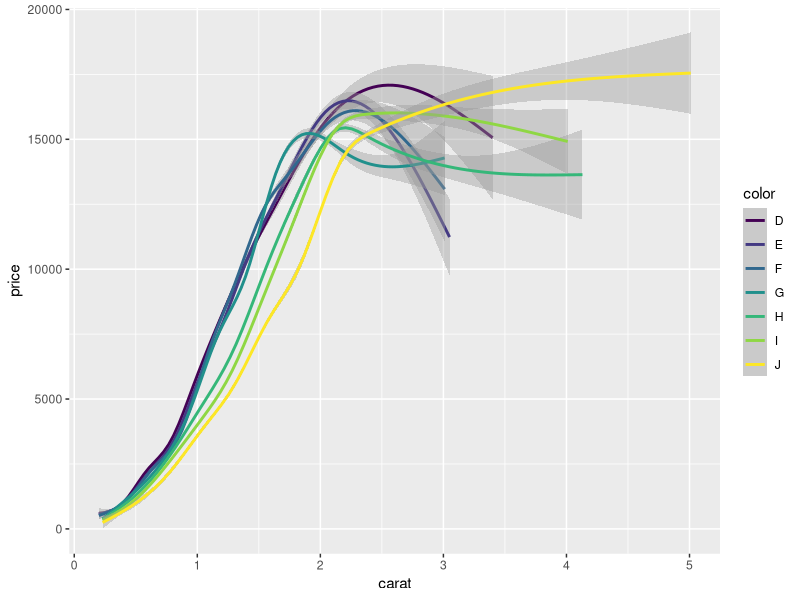
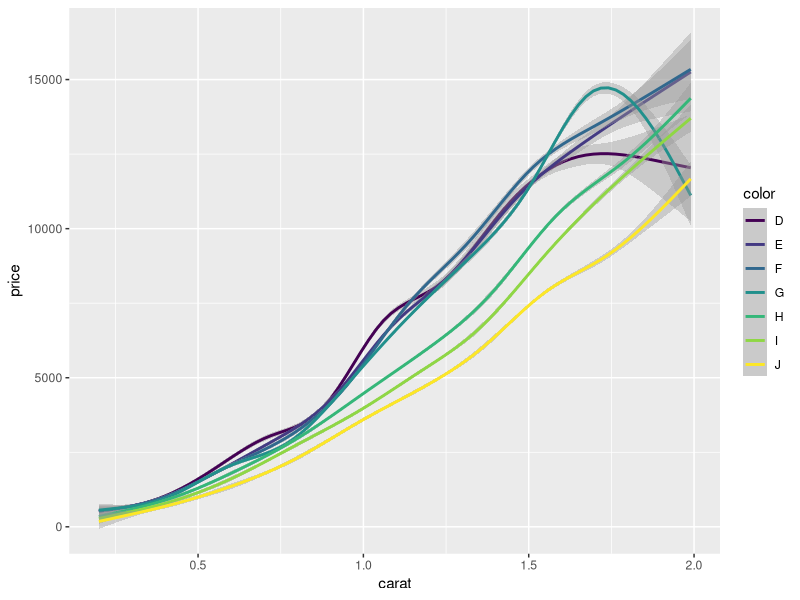

Write the R code that produced these figures, in order. (Note: this script raises an error after producing the figures.)
## ---- chunk 1
library(ggplot2)
library(plyr)
library(dplyr)
options(digits = 2, width = 60)
## ---- chunk 2
qplot(carat, price, data = diamonds, geom = "smooth", 
  colour = color)
dense <- subset(diamonds, carat < 2)
qplot(carat, price, data = dense, geom = "smooth", 
  colour = color,  fullrange = TRUE)
## ---- chunk 3
mod <- gam(price ~ s(carat, bs = "cs") + color, data = dense)
grid <- with(diamonds, expand.grid(
  carat = seq(0.2, 2, length = 50),
  color = levels(color)
))
grid$pred <- predict(mod, grid)
qplot(carat, pred, data = grid, colour = color, geom = "line")
## ---- chunk 4
qplot(displ, cty, data = mpg) + geom_smooth(method = "lm")
mpgmod <- lm(cty ~ displ, data = mpg)
## ---- chunk 5
mod <- lm(cty ~ displ, data = mpg)
basic <- ggplot(mod, aes(.fitted, .resid)) +
  geom_hline(yintercept = 0, colour = "grey50", size = 0.5) + 
  geom_point() + 
  geom_smooth(size = 0.5, se = F)
basic
basic + aes(y = .stdresid)
basic + aes(size = .cooksd) + scale_size_area("Cook's distance")
## ---- chunk 6
full <- basic %+% fortify(mod, mpg)
full + aes(colour = factor(cyl))
full + aes(displ, colour = factor(cyl))
